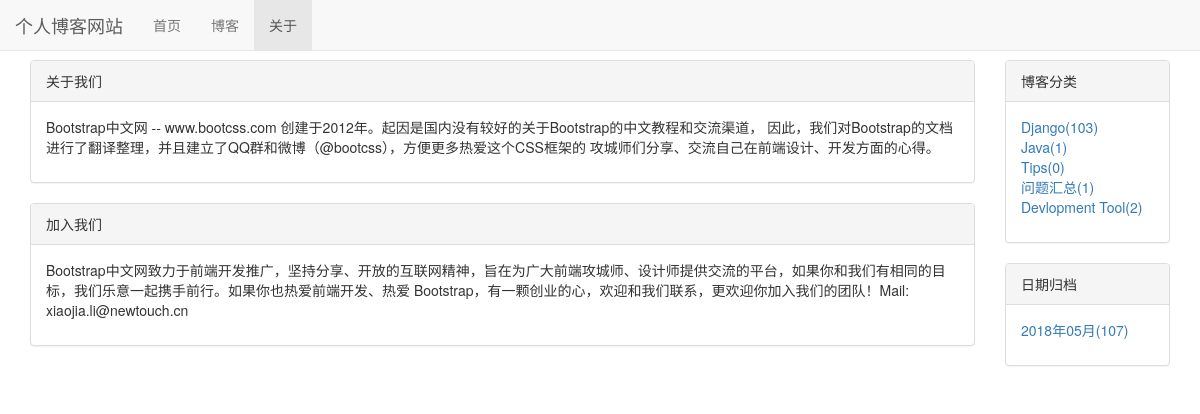
Page /about/ on the earlier database version.
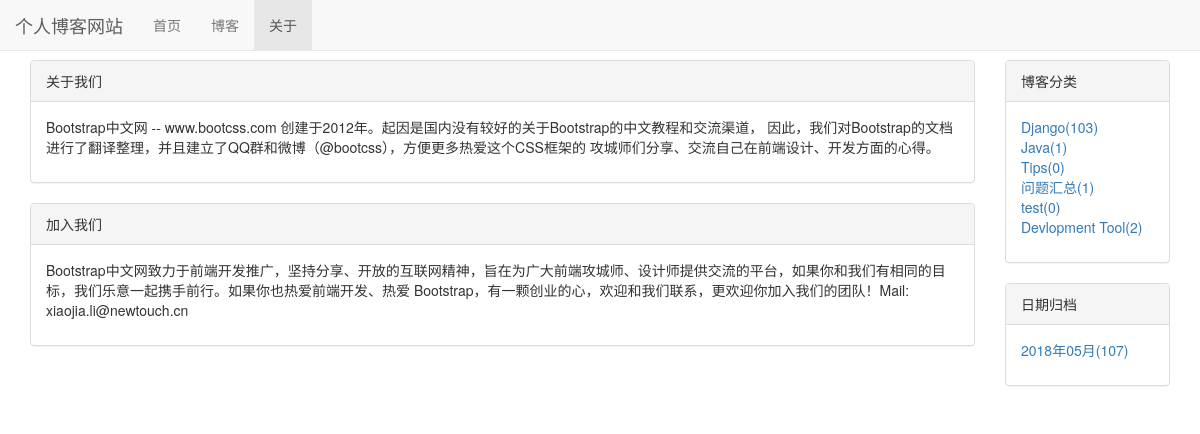
Same page on the later database version.
### blog/models.py (models this page shows, shortened)
class BlogType(models.Model):
    type_name = models.CharField(max_length=15)
    author = models.ForeignKey(User, on_delete=models.DO_NOTHING)
    created_time = models.DateTimeField(auto_now_add=True)
    last_time = models.DateTimeField(auto_now=True)

### mysite/views.py (the view)
# urls.py: path('about/', views.about, name='about'),
def about(request):
    blog_dates = Blog.objects.dates('created_time', 'month', order='DESC')
    blog_dates_dict = {}
    for blog_date in blog_dates:
        blog_count = Blog.objects.filter(created_time__year=blog_date.year, created_time__month=blog_date.month).count()
        blog_dates_dict[blog_date] = blog_count
    context = {'blog_types': BlogType.objects.annotate(blog_count=Count('blog')),
               'blog_dates': blog_dates_dict}
    return render(request,'about.html', context)

### templates/about.html (shortened to what this page needs)
{% extends 'base.html' %}
{% load staticfiles %}
{% block nav_about_active %}active{% endblock %}
{% block content %}
    <div class="container">
        <div class="row">
            <div class="col-xs-12 col-sm-8 col-md-9 col-lg-10">
                <div class="panel panel-default">
                    <div class="panel-heading">
                        关于我们
                    </div>
                    <div class="panel-body">
                        <p>Bootstrap中文网 -- www.bootcss.com 创建于2012年。起因是国内没有较好的关于Bootstrap的中文教程和交流渠道， 因此，我们对Bootstrap的文档进行了翻译整理，并且建立了QQ群和微博（@bootcss），方便更多热爱这个CSS框架的 攻城师们分享、交流自己在前端设计、开发方面的心得。</p>
                    </div>
                </div>
                <div class="panel panel-default">
                    <div class="panel-heading">
                        加入我们
                    </div>
                    <div class="panel-body">
                        <p>
                            Bootstrap中文网致力于前端开发推广，坚持分享、开放的互联网精神，旨在为广大前端攻城师、设计师提供交流的平台，如果你和我们有相同的目标，我们乐意一起携手前行。如果你也热爱前端开发、热爱 Bootstrap，有一颗创业的心，欢迎和我们联系，更欢迎你加入我们的团队！Mail: xiaojia.li@newtouch.cn
                        </p>
                    </div>
                </div>
            </div>
            <div class="hidden-xs col-sm-4 col-md-3 col-lg-2">
                <div class="panel panel-default">
                    <div class="panel-heading">博客分类</div>
                    <div class="panel-body">
                        <ul class="list-unstyled">
                            {% for blog_type in blog_types %}
                                <li>
                                    <a href="{% url 'blogs_with_type' blog_type.pk %}">
                                        {{ blog_type.type_name }}({{ blog_type.blog_count }})</a>
                                </li>
                            {% empty %}
                                <li>暂无分类</li>
                            {% endfor %}
                        </ul>
                    </div>
                </div>
                <div class="panel panel-default">
                    <div class="panel-heading">日期归档</div>
                    <div class="panel-body">
                        <ul class="list-unstyled">
                            {% for blog_date, blog_count in blog_dates.items %}
                                <li>
                                    <a href="{%  url 'blogs_with_date' blog_date.year blog_date.month %}">
                                        {{ blog_date|date:"Y年m月" }}({{ blog_count }})
                                    </a>
                                </li>
                            {% empty %}
                                <li>暂无归档</li>
                            {% endfor %}
                        </ul>
                    </div>
                </div>
            </div>
        </div>
    </div>
{% endblock %}

Differences in the rows shown:
added BlogType: type_name "test", blog_count "0"
